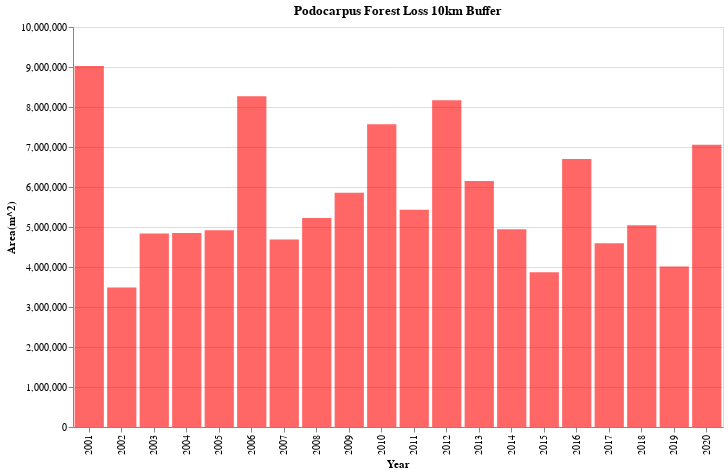

The notebook cell saved with this chart:
### Code cell
alt.Chart(forest_loss_podocarpus_10km_clean, title='Podocarpus Forest Loss 10km Buffer').mark_bar().encode(
    alt.X('Year:N'),
    alt.Y('Area(m^2):Q'),
    alt.Tooltip(['Year', 'Area(m^2)']),
    color = alt.value('red'),
    opacity = alt.value(0.6)
).properties(
    width = 650,
    height = 400
)

### Figure 1 — Vega-Lite specification as saved in the notebook (floating-point values rounded to 4 significant figures)
{"config": {"view": {"continuousWidth": 400, "continuousHeight": 300}}, "data": {"name": "data-a78e6e7a6908d6ebaaf5fa42710dd012"}, "mark": "bar", "encoding": {"color": {"value": "red"}, "opacity": {"value": 0.6}, "tooltip": [{"type": "quantitative", "field": "Year"}, {"type": "quantitative", "field": "Area(m^2)"}], "x": {"type": "nominal", "field": "Year"}, "y": {"type": "quantitative", "field": "Area(m^2)"}}, "height": 400, "title": "Podocarpus Forest Loss 10km Buffer", "width": 650, "$schema": "https://vega.github.io/schema/vega-lite/v4.8.1.json", "datasets": {"data-a78e6e7a6908d6ebaaf5fa42710dd012": [{"Year": 2001, "Pixel Count": 11781, "Area(m^2)": 9025000.0}, {"Year": 2002, "Pixel Count": 4556, "Area(m^2)": 3490000.0}, {"Year": 2003, "Pixel Count": 6314, "Area(m^2)": 4837000.0}, {"Year": 2004, "Pixel Count": 6331, "Area(m^2)": 4850000.0}, {"Year": 2005, "Pixel Count": 6419, "Area(m^2)": 4917000.0}, {"Year": 2006, "Pixel Count": 10791, "Area(m^2)": 8267000.0}, {"Year": 2007, "Pixel Count": 6122, "Area(m^2)": 4690000.0}, {"Year": 2008, "Pixel Count": 6820, "Area(m^2)": 5225000.0}, {"Year": 2009, "Pixel Count": 7642, "Area(m^2)": 5854000.0}, {"Year": 2010, "Pixel Count": 9879, "Area(m^2)": 7568000.0}, {"Year": 2011, "Pixel Count": 7093, "Area(m^2)": 5434000.0}, {"Year": 2012, "Pixel Count": 10666, "Area(m^2)": 8171000.0}, {"Year": 2013, "Pixel Count": 8027, "Area(m^2)": 6149000.0}, {"Year": 2014, "Pixel Count": 6456, "Area(m^2)": 4946000.0}, {"Year": 2015, "Pixel Count": 5048, "Area(m^2)": 3867000.0}, {"Year": 2016, "Pixel Count": 8746, "Area(m^2)": 6700000.0}, {"Year": 2017, "Pixel Count": 5999, "Area(m^2)": 4596000.0}, {"Year": 2018, "Pixel Count": 6586, "Area(m^2)": 5045000.0}, {"Year": 2019, "Pixel Count": 5237, "Area(m^2)": 4012000.0}, {"Year": 2020, "Pixel Count": 9214, "Area(m^2)": 7059000.0}]}}
